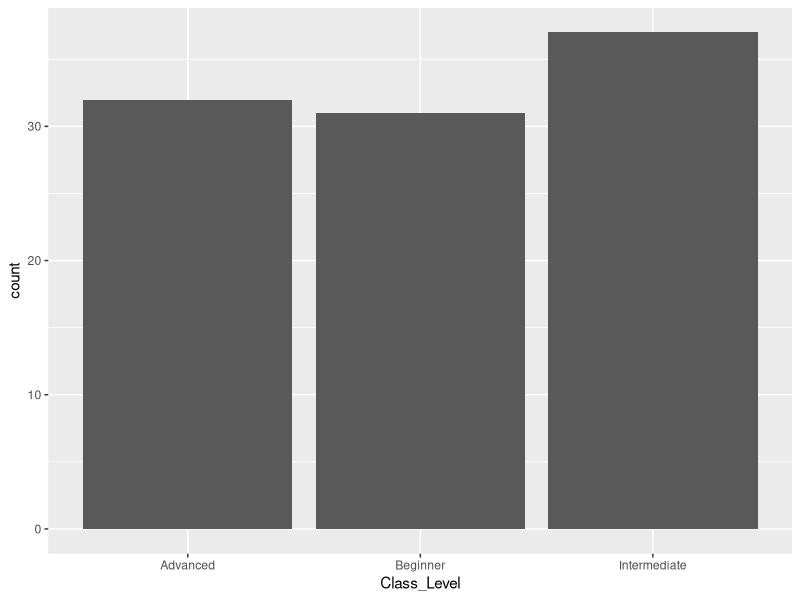
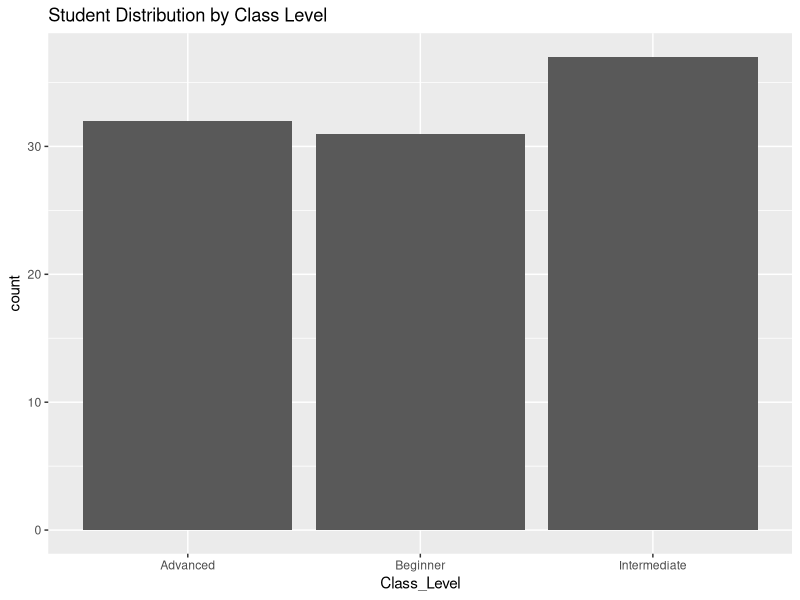
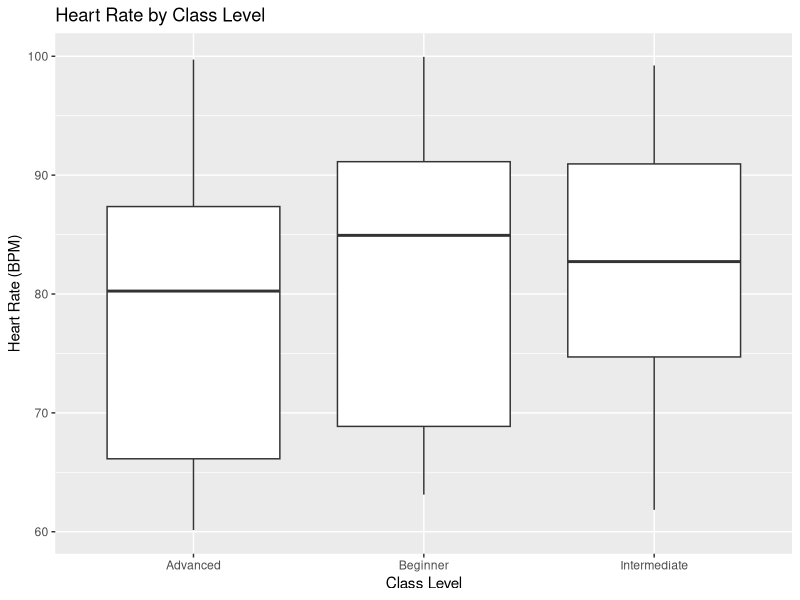
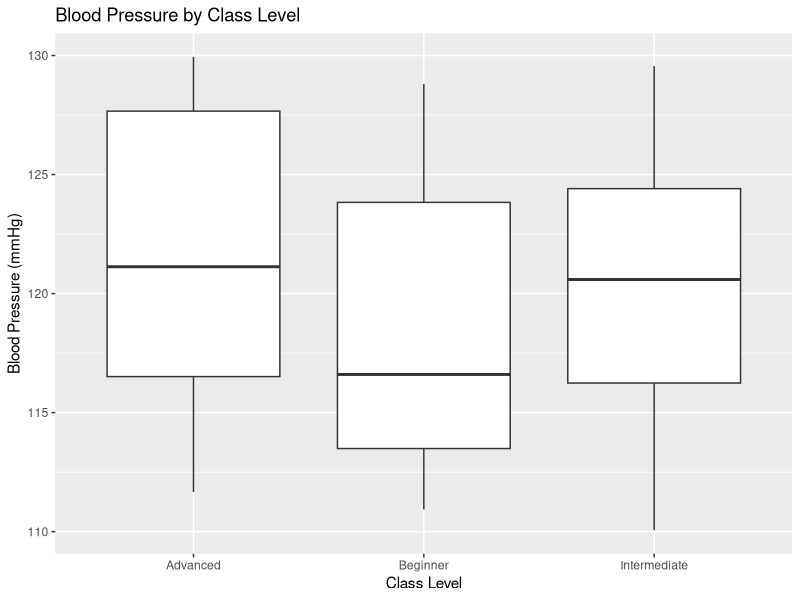

These figures' R source, in order:
## ---- chunk 1
library(tidyverse)

music_data = read_csv("music_dataset/music_education_dataset.csv") |>
  # read in the data
  select(Class_Level, Heart_Rate, Blood_Pressure) |>
  # select the 3 columns
  rename("Heart_Rate_(BPM)" = Heart_Rate,
         "Blood_Pressure_(mmHg)" = Blood_Pressure)
  # include units into heart rate and blood pressure
## ---- chunk 2
music_data |> ggplot(aes(Class_Level)) + geom_bar()
## ---- chunk 3
library(tidyverse)
music_data <- read_csv("music_education_dataset.csv")
## ---- chunk 4
music_data |> 
  ggplot(aes(Class_Level)) + 
  geom_bar() + 
  labs(title = "Student Distribution by Class Level")
## ---- chunk 5
ggplot(music_data, aes(x = Class_Level, y = Heart_Rate)) + 
  geom_boxplot() + 
  labs(title = "Heart Rate by Class Level", y = "Heart Rate (BPM)", x = "Class Level")
## ---- chunk 6
ggplot(music_data, aes(x = Class_Level, y =
Blood_Pressure)) +
 geom_boxplot() +
 labs(title = "Blood Pressure by Class Level", y
= "Blood Pressure (mmHg)", x = "Class Level")
